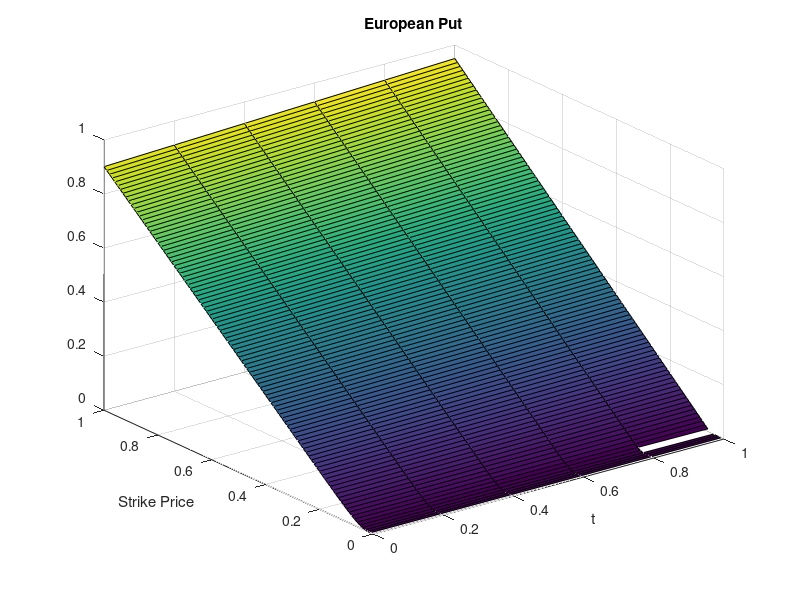

The MATLAB script that drew this image:
T = 1;
K = 1;
r = 0.05;
sigma = 0.6;
t = [0, 0.2, 0.4, 0.6, 0.8, 1];
s = 0.05;
for i = 1:6
    for j = 1:100
        K = 0.01*j;
        d1 = (log(s/K) + (r + sigma*sigma*0.5)*(T-t(i)))/(sigma*sqrt(T-t(i)));
        d2 = d1 - sigma*sqrt(T-t(i));
        C(i,j) = normcdf(d1)*s-normcdf(d2)*K*exp(-r*(T-t(i)));
        P(i,j) = K*exp(-r*(T-t(i))) -s + C(i,j);
        R(j) = K;
    end
end
[X,Y] = meshgrid(t,R);
surf(X,Y,P');
title('European Put');
xlabel('t');
ylabel('Strike Price');